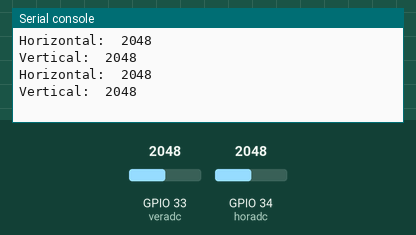
Recording of a program running on a simulated ESP32 board running MicroPython. Parts: the last lines printed to the serial console. The test bench sets the inputs (shaded band); at power-on: GPIO 33 (veradc) = 2048, GPIO 34 (horadc) = 2048 (analog values on the 0–4095 scale).

Above: at 1.2 s.
1.3 s: GPIO 33 (veradc) set to 2866
At 2.6 s:
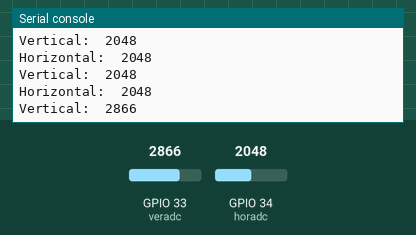
2.8 s: GPIO 34 (horadc) set to 2866
At 3.8 s:
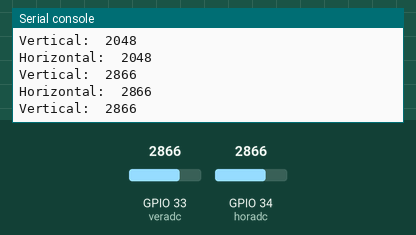
4.3 s: GPIO 33 (veradc) set to 3603
At 5.4 s:
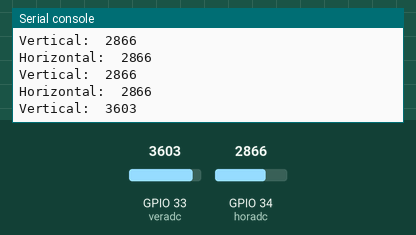
5.8 s: GPIO 34 (horadc) set to 3603
At 6.8 s:
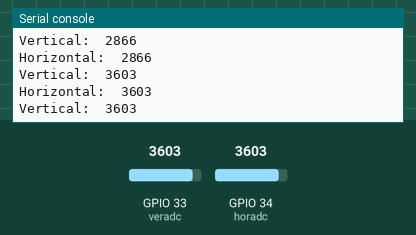
Timing chart, 0 to 8.3 s (numbered marks = the images above; inputs shaded):
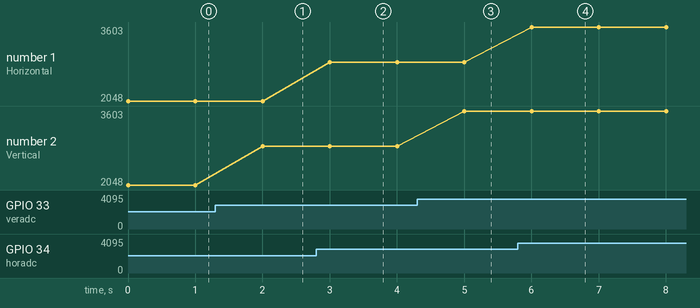

Measured:
- after the input at 1.3 s, the serial console: prints a new line after 0.70 s (image 1)
- after the input at 2.8 s, the serial console: prints a new line after 0.20 s (image 2)
- after the input at 4.3 s, the serial console: prints a new line after 0.70 s (image 3)
- after the input at 5.8 s, the serial console: prints a new line after 0.20 s (image 4)
- plotted number 2: 2048 → 2866 after the input at 1.3 s, 2866 → 3603 after the input at 4.3 s

The program:

joystick.py
```python
from machine import Pin, ADC
from time import sleep

horadc = ADC(Pin(34))  # create ADC object on ADC pin 34
horadc.atten(ADC.ATTN_11DB)
veradc = ADC(Pin(33))  # create ADC object on ADC pin 33
veradc.atten(ADC.ATTN_11DB)
while True:
    print("Horizontal: ",horadc.read())
    print("Vertical: ",veradc.read())
    sleep(1)
```
